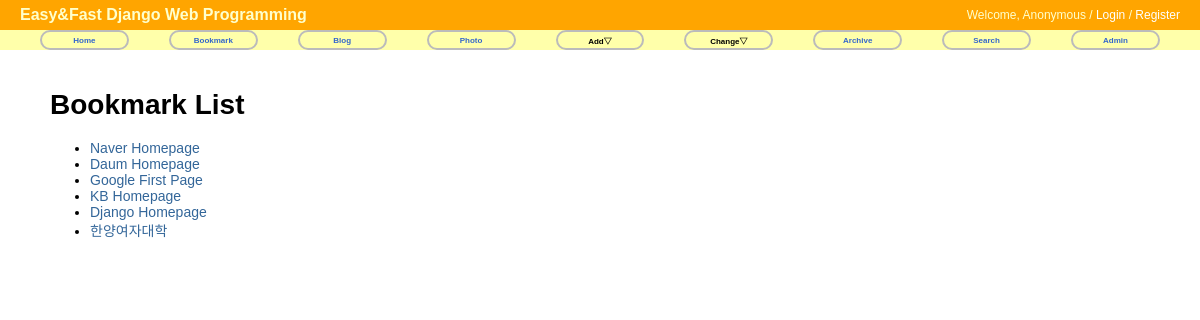
Screenshot of /bookmark/ with the database file from the repository.
### bookmark/models.py (models this page shows)
@python_2_unicode_compatible
class Bookmark(models.Model):
    title = models.CharField(max_length=100, blank=True, null=True)
    url = models.URLField('url', unique=True)
    owner = models.ForeignKey(User, null=True)
    def __str__(self):
        return self.title

### bookmark/views.py (the view)
class BookmarkLV(ListView):
    model = Bookmark

### bookmark/templates/bookmark/bookmark_list.html (shortened to what this page needs)
{% extends "base.html" %}
{% block content %}
<div id="content">
    <h1>Bookmark List</h1>
    <ul>
        {% for bookmark in object_list %}
            <li><a href="{% url 'bookmark:detail' bookmark.id %}">{{ bookmark }}</a></li>
        {% endfor %}
    </ul>
</div>
{% endblock %}

### static/css/base.css (style rules this page uses)
body { font-family: "Lucida Grande", Verdana, Arial, sans-serif; font-size: 14px; }
div#content { position: absolute; top: 70px; left: 50px; right: 50px; }
a:link, a:visited { color: #369; text-decoration: none; }

### rows the page displays
Bookmark: title "Naver Homepage"
Bookmark: title "Daum Homepage"
Bookmark: title "Google First Page"
Bookmark: title "KB Homepage"
Bookmark: title "Django Homepage"
Bookmark: title "한양여자대학"
